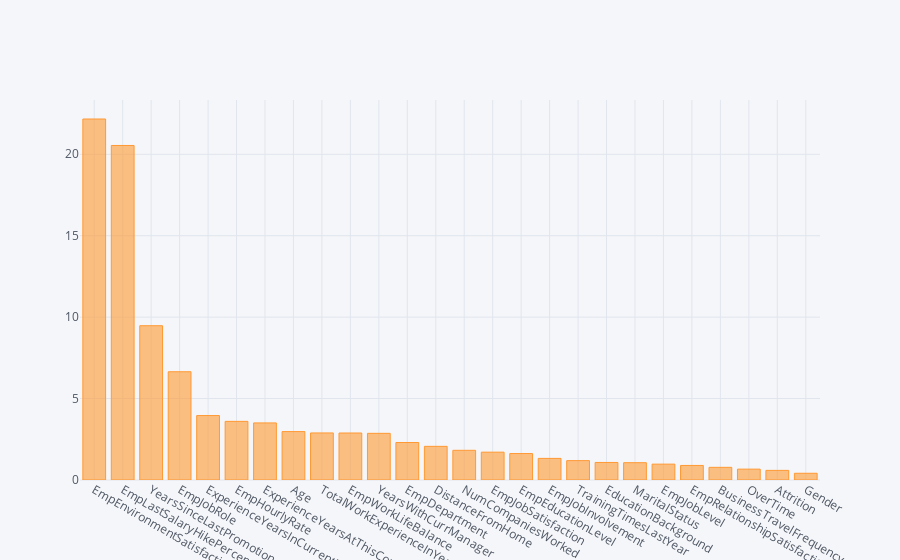

Notebook source saved alongside this figure:
### Code cell
best_fea=pd.DataFrame(model1.feature_importances_*100,index=x_train.columns,columns=['Gini'])
best_fea.sort_values('Gini',ascending=False).iplot(kind='bar')

### Figure 1 — Plotly figure (JSON) as saved in the notebook; plotly's stock layout.template omitted (floating-point values rounded to 4 significant figures)
{"data": [{"marker": {"color": "rgba(255, 153, 51, 0.6)", "line": {"color": "rgba(255, 153, 51, 1.0)", "width": 1}}, "name": "Gini", "orientation": "v", "text": "", "type": "bar", "uid": "5ba6391a-33c1-4bd4-99d1-e1fdc6b5145b", "x": ["EmpEnvironmentSatisfaction", "EmpLastSalaryHikePercent", "YearsSinceLastPromotion", "EmpJobRole", "ExperienceYearsInCurrentRole", "EmpHourlyRate", "ExperienceYearsAtThisCompany", "Age", "TotalWorkExperienceInYears", "EmpWorkLifeBalance", "YearsWithCurrManager", "EmpDepartment", "DistanceFromHome", "NumCompaniesWorked", "EmpJobSatisfaction", "EmpEducationLevel", "EmpJobInvolvement", "TrainingTimesLastYear", "EducationBackground", "MaritalStatus", "EmpJobLevel", "EmpRelationshipSatisfaction", "BusinessTravelFrequency", "OverTime", "Attrition", "Gender"], "y": [22.17, 20.54, 9.473, 6.646, 3.956, 3.601, 3.505, 2.972, 2.889, 2.886, 2.866, 2.302, 2.066, 1.824, 1.709, 1.623, 1.326, 1.189, 1.077, 1.063, 0.9746, 0.8939, 0.7777, 0.6673, 0.5906, 0.4133]}], "layout": {"legend": {"bgcolor": "#F5F6F9", "font": {"color": "#4D5663"}}, "paper_bgcolor": "#F5F6F9", "plot_bgcolor": "#F5F6F9", "title": {"font": {"color": "#4D5663"}}, "xaxis": {"gridcolor": "#E1E5ED", "showgrid": true, "tickfont": {"color": "#4D5663"}, "title": {"font": {"color": "#4D5663"}, "text": ""}, "zerolinecolor": "#E1E5ED"}, "yaxis": {"gridcolor": "#E1E5ED", "showgrid": true, "tickfont": {"color": "#4D5663"}, "title": {"font": {"color": "#4D5663"}, "text": ""}, "zerolinecolor": "#E1E5ED"}}}
